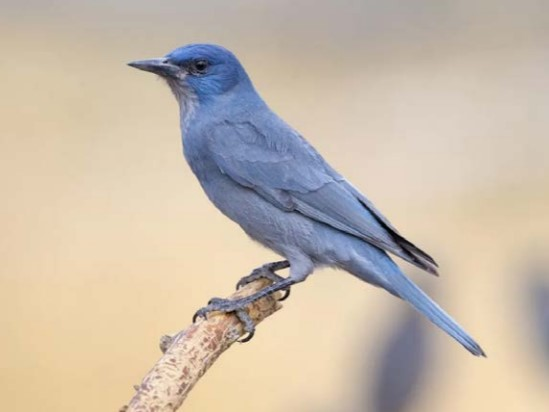
#> input picture img/bird.jpg, 549 x 412 px, found by its file name
$ python 15-1.py
#> lines starting #> are read from the running program, lines starting #| are printed output that depends on the picture; after the words box and inside, x2 and y2 are one past the last pixel; in counts of white or black regions, pixels touching at a corner belong together
from cv2 import cv2
import numpy as np
from matplotlib import pyplot as plt

img=cv2.imread('img/bird.jpg',0)
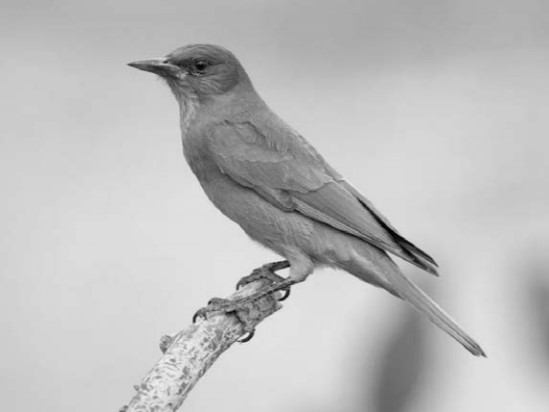
#> img: shape (412, 549); min 0, max 240, mean 189.3

ret,thresh1=cv2.threshold(img,127,255,cv2.THRESH_BINARY)
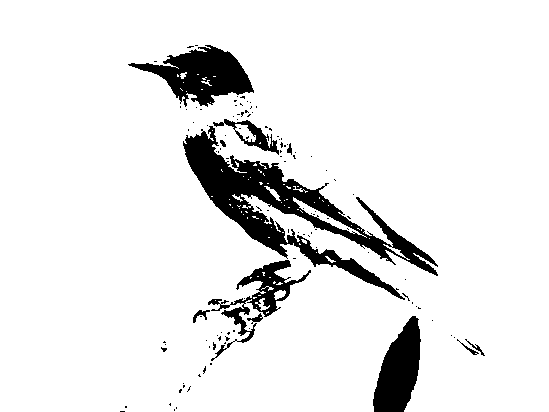
#> thresh1: shape (412, 549); 91.1% white; 115 black regions (104 under 20 px), largest, box (x1, y1, x2, y2) and area: (183, 126, 438, 300) 10153, (128, 45, 254, 107) 3727, (373, 316, 421, 412) 2909
ret,thresh2=cv2.threshold(img,127,255,cv2.THRESH_BINARY_INV)
ret,thresh3=cv2.threshold(img,127,255,cv2.THRESH_TRUNC)
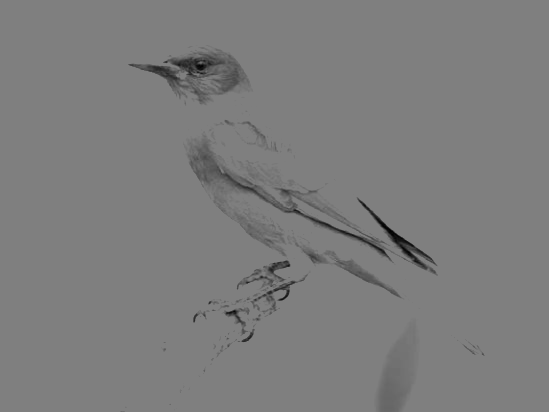
#> thresh3: shape (412, 549); min 0, max 127, mean 124.9
ret,thresh4=cv2.threshold(img,127,255,cv2.THRESH_TOZERO)
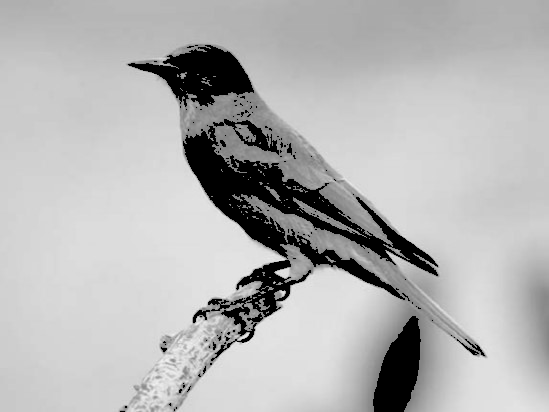
#> thresh4: shape (412, 549); min 0, max 240, mean 180.1
ret,thresh5=cv2.threshold(img,127,255,cv2.THRESH_TOZERO_INV)
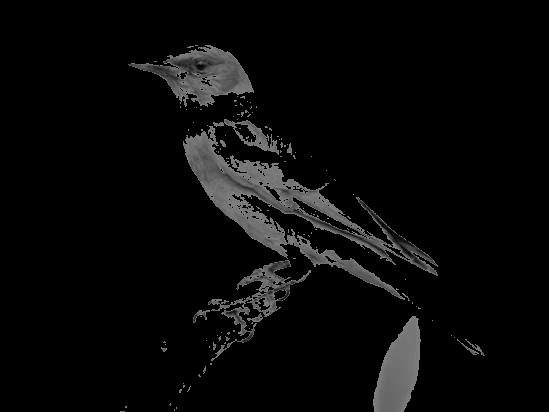
#> thresh5: shape (412, 549); min 0, max 127, mean 9.2

titles = ['Original Image','BINARY','BINARY_INV','TRUNC','TOZERO','TOZERO_INV']
images = [img, thresh1, thresh2, thresh3, thresh4, thresh5]

for i in range(0,6):
    plt.subplot(2,3,i+1)
    plt.imshow(images[i],'gray')
    plt.title(titles[i])
    plt.xticks([])
    plt.yticks([])
plt.show()
